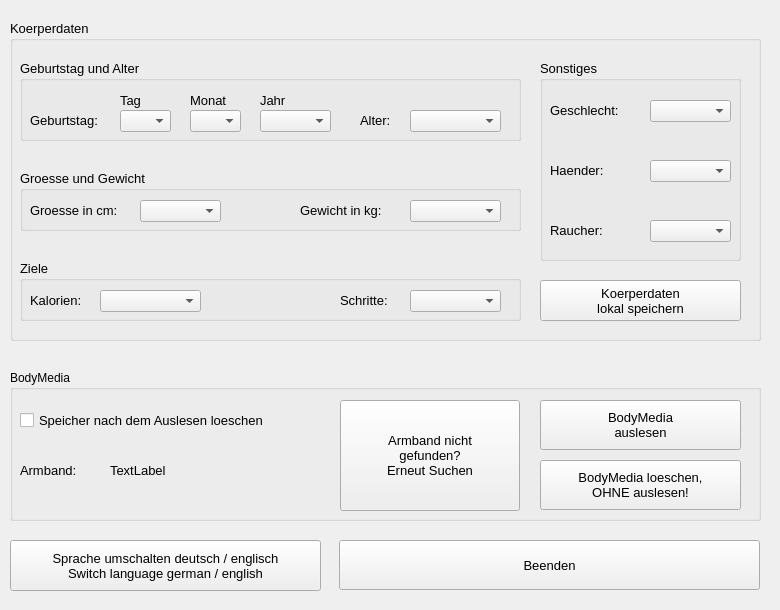
<?xml version="1.0" encoding="UTF-8"?>
<ui version="4.0">
 <class>MainWindow</class>
 <widget class="QMainWindow" name="MainWindow">
  <property name="geometry">
   <rect>
    <x>0</x>
    <y>0</y>
    <width>780</width>
    <height>610</height>
   </rect>
  </property>
  <property name="sizePolicy">
   <sizepolicy hsizetype="Fixed" vsizetype="Fixed">
    <horstretch>0</horstretch>
    <verstretch>0</verstretch>
   </sizepolicy>
  </property>
  <property name="minimumSize">
   <size>
    <width>780</width>
    <height>610</height>
   </size>
  </property>
  <property name="maximumSize">
   <size>
    <width>780</width>
    <height>610</height>
   </size>
  </property>
  <property name="windowTitle">
   <string>BodyMedia Gui</string>
  </property>
  <widget class="QWidget" name="centralwidget">
   <widget class="QGroupBox" name="groupBox">
    <property name="geometry">
     <rect>
      <x>10</x>
      <y>370</y>
      <width>751</width>
      <height>151</height>
     </rect>
    </property>
    <property name="title">
     <string>BodyMedia</string>
    </property>
    <widget class="QCheckBox" name="cbClear">
     <property name="geometry">
      <rect>
       <x>10</x>
       <y>30</y>
       <width>311</width>
       <height>41</height>
      </rect>
     </property>
     <property name="font">
      <font>
       <pointsize>10</pointsize>
      </font>
     </property>
     <property name="text">
      <string>Speicher nach dem Auslesen loeschen</string>
     </property>
    </widget>
    <widget class="QLabel" name="label">
     <property name="geometry">
      <rect>
       <x>10</x>
       <y>80</y>
       <width>81</width>
       <height>41</height>
      </rect>
     </property>
     <property name="font">
      <font>
       <pointsize>10</pointsize>
      </font>
     </property>
     <property name="text">
      <string>Armband:</string>
     </property>
    </widget>
    <widget class="QLabel" name="lbShow">
     <property name="geometry">
      <rect>
       <x>100</x>
       <y>80</y>
       <width>221</width>
       <height>41</height>
      </rect>
     </property>
     <property name="font">
      <font>
       <pointsize>10</pointsize>
      </font>
     </property>
     <property name="text">
      <string>TextLabel</string>
     </property>
    </widget>
    <widget class="QPushButton" name="btnStart">
     <property name="geometry">
      <rect>
       <x>530</x>
       <y>30</y>
       <width>201</width>
       <height>50</height>
      </rect>
     </property>
     <property name="font">
      <font>
       <pointsize>10</pointsize>
      </font>
     </property>
     <property name="text">
      <string>BodyMedia
auslesen</string>
     </property>
    </widget>
    <widget class="QPushButton" name="btnSeek">
     <property name="geometry">
      <rect>
       <x>330</x>
       <y>30</y>
       <width>180</width>
       <height>111</height>
      </rect>
     </property>
     <property name="sizePolicy">
      <sizepolicy hsizetype="Fixed" vsizetype="Fixed">
       <horstretch>0</horstretch>
       <verstretch>0</verstretch>
      </sizepolicy>
     </property>
     <property name="font">
      <font>
       <pointsize>10</pointsize>
      </font>
     </property>
     <property name="text">
      <string>Armband nicht
gefunden?
Erneut Suchen</string>
     </property>
    </widget>
    <widget class="QPushButton" name="btnClearOnly">
     <property name="geometry">
      <rect>
       <x>530</x>
       <y>90</y>
       <width>201</width>
       <height>50</height>
      </rect>
     </property>
     <property name="font">
      <font>
       <pointsize>10</pointsize>
      </font>
     </property>
     <property name="text">
      <string>BodyMedia loeschen,
OHNE auslesen!</string>
     </property>
    </widget>
   </widget>
   <widget class="QGroupBox" name="gbBodyData">
    <property name="geometry">
     <rect>
      <x>10</x>
      <y>20</y>
      <width>751</width>
      <height>321</height>
     </rect>
    </property>
    <property name="font">
     <font>
      <pointsize>10</pointsize>
     </font>
    </property>
    <property name="title">
     <string>Koerperdaten</string>
    </property>
    <widget class="QPushButton" name="btnSafeBody">
     <property name="geometry">
      <rect>
       <x>530</x>
       <y>260</y>
       <width>201</width>
       <height>41</height>
      </rect>
     </property>
     <property name="text">
      <string>Koerperdaten
lokal speichern</string>
     </property>
    </widget>
    <widget class="QGroupBox" name="gbTargets">
     <property name="geometry">
      <rect>
       <x>10</x>
       <y>240</y>
       <width>501</width>
       <height>61</height>
      </rect>
     </property>
     <property name="font">
      <font>
       <pointsize>10</pointsize>
      </font>
     </property>
     <property name="title">
      <string>Ziele</string>
     </property>
     <widget class="QLabel" name="lbKCal">
      <property name="geometry">
       <rect>
        <x>10</x>
        <y>30</y>
        <width>61</width>
        <height>21</height>
       </rect>
      </property>
      <property name="text">
       <string>Kalorien:</string>
      </property>
     </widget>
     <widget class="QComboBox" name="cbEeTarget">
      <property name="geometry">
       <rect>
        <x>80</x>
        <y>30</y>
        <width>101</width>
        <height>22</height>
       </rect>
      </property>
     </widget>
     <widget class="QLabel" name="lbSteps">
      <property name="geometry">
       <rect>
        <x>320</x>
        <y>30</y>
        <width>71</width>
        <height>20</height>
       </rect>
      </property>
      <property name="text">
       <string>Schritte:</string>
      </property>
     </widget>
     <widget class="QComboBox" name="cbStepTarget">
      <property name="geometry">
       <rect>
        <x>390</x>
        <y>30</y>
        <width>91</width>
        <height>22</height>
       </rect>
      </property>
     </widget>
    </widget>
    <widget class="QGroupBox" name="gbBDay">
     <property name="geometry">
      <rect>
       <x>10</x>
       <y>40</y>
       <width>501</width>
       <height>81</height>
      </rect>
     </property>
     <property name="title">
      <string>Geburtstag und Alter</string>
     </property>
     <widget class="QLabel" name="lbBirthday">
      <property name="geometry">
       <rect>
        <x>10</x>
        <y>50</y>
        <width>91</width>
        <height>20</height>
       </rect>
      </property>
      <property name="text">
       <string>Geburtstag:</string>
      </property>
     </widget>
     <widget class="QLabel" name="lbDay">
      <property name="geometry">
       <rect>
        <x>100</x>
        <y>30</y>
        <width>31</width>
        <height>21</height>
       </rect>
      </property>
      <property name="text">
       <string>Tag</string>
      </property>
     </widget>
     <widget class="QLabel" name="lbMonth">
      <property name="geometry">
       <rect>
        <x>170</x>
        <y>30</y>
        <width>52</width>
        <height>21</height>
       </rect>
      </property>
      <property name="text">
       <string>Monat</string>
      </property>
     </widget>
     <widget class="QLabel" name="lbYear">
      <property name="geometry">
       <rect>
        <x>240</x>
        <y>30</y>
        <width>52</width>
        <height>20</height>
       </rect>
      </property>
      <property name="text">
       <string>Jahr</string>
      </property>
     </widget>
     <widget class="QComboBox" name="cbBDayDay">
      <property name="geometry">
       <rect>
        <x>100</x>
        <y>50</y>
        <width>51</width>
        <height>22</height>
       </rect>
      </property>
     </widget>
     <widget class="QComboBox" name="cbBDayMonth">
      <property name="geometry">
       <rect>
        <x>170</x>
        <y>50</y>
        <width>51</width>
        <height>22</height>
       </rect>
      </property>
     </widget>
     <widget class="QComboBox" name="cbBDayYear">
      <property name="geometry">
       <rect>
        <x>240</x>
        <y>50</y>
        <width>71</width>
        <height>22</height>
       </rect>
      </property>
     </widget>
     <widget class="QLabel" name="lbAge">
      <property name="geometry">
       <rect>
        <x>340</x>
        <y>50</y>
        <width>41</width>
        <height>21</height>
       </rect>
      </property>
      <property name="text">
       <string>Alter:</string>
      </property>
     </widget>
     <widget class="QComboBox" name="cbAge">
      <property name="geometry">
       <rect>
        <x>390</x>
        <y>50</y>
        <width>91</width>
        <height>22</height>
       </rect>
      </property>
     </widget>
    </widget>
    <widget class="QGroupBox" name="gbHeightWeight">
     <property name="geometry">
      <rect>
       <x>10</x>
       <y>150</y>
       <width>501</width>
       <height>61</height>
      </rect>
     </property>
     <property name="title">
      <string>Groesse und Gewicht</string>
     </property>
     <widget class="QLabel" name="lbHeight">
      <property name="geometry">
       <rect>
        <x>10</x>
        <y>30</y>
        <width>111</width>
        <height>21</height>
       </rect>
      </property>
      <property name="text">
       <string>Groesse in cm:</string>
      </property>
     </widget>
     <widget class="QComboBox" name="cbHeight">
      <property name="geometry">
       <rect>
        <x>120</x>
        <y>30</y>
        <width>81</width>
        <height>22</height>
       </rect>
      </property>
     </widget>
     <widget class="QLabel" name="lbWeight">
      <property name="geometry">
       <rect>
        <x>280</x>
        <y>30</y>
        <width>101</width>
        <height>21</height>
       </rect>
      </property>
      <property name="text">
       <string>Gewicht in kg:</string>
      </property>
     </widget>
     <widget class="QComboBox" name="cbWeight">
      <property name="geometry">
       <rect>
        <x>390</x>
        <y>30</y>
        <width>91</width>
        <height>22</height>
       </rect>
      </property>
     </widget>
    </widget>
    <widget class="QGroupBox" name="gbOthers">
     <property name="geometry">
      <rect>
       <x>530</x>
       <y>40</y>
       <width>201</width>
       <height>201</height>
      </rect>
     </property>
     <property name="title">
      <string>Sonstiges</string>
     </property>
     <widget class="QLabel" name="lbSmoker">
      <property name="geometry">
       <rect>
        <x>10</x>
        <y>160</y>
        <width>91</width>
        <height>21</height>
       </rect>
      </property>
      <property name="text">
       <string>Raucher:</string>
      </property>
     </widget>
     <widget class="QComboBox" name="cbSmoker">
      <property name="geometry">
       <rect>
        <x>110</x>
        <y>160</y>
        <width>81</width>
        <height>22</height>
       </rect>
      </property>
     </widget>
     <widget class="QLabel" name="lbHand">
      <property name="geometry">
       <rect>
        <x>10</x>
        <y>100</y>
        <width>91</width>
        <height>21</height>
       </rect>
      </property>
      <property name="text">
       <string>Haender:</string>
      </property>
     </widget>
     <widget class="QComboBox" name="cbHand">
      <property name="geometry">
       <rect>
        <x>110</x>
        <y>100</y>
        <width>81</width>
        <height>22</height>
       </rect>
      </property>
     </widget>
     <widget class="QLabel" name="lbSex">
      <property name="geometry">
       <rect>
        <x>10</x>
        <y>40</y>
        <width>91</width>
        <height>21</height>
       </rect>
      </property>
      <property name="text">
       <string>Geschlecht:</string>
      </property>
     </widget>
     <widget class="QComboBox" name="cbSex">
      <property name="geometry">
       <rect>
        <x>110</x>
        <y>40</y>
        <width>81</width>
        <height>22</height>
       </rect>
      </property>
     </widget>
    </widget>
   </widget>
   <widget class="QPushButton" name="btnClose">
    <property name="geometry">
     <rect>
      <x>339</x>
      <y>540</y>
      <width>421</width>
      <height>50</height>
     </rect>
    </property>
    <property name="font">
     <font>
      <pointsize>10</pointsize>
     </font>
    </property>
    <property name="text">
     <string>Beenden</string>
    </property>
   </widget>
   <widget class="QPushButton" name="btnSwitch">
    <property name="geometry">
     <rect>
      <x>10</x>
      <y>540</y>
      <width>311</width>
      <height>51</height>
     </rect>
    </property>
    <property name="font">
     <font>
      <pointsize>10</pointsize>
     </font>
    </property>
    <property name="text">
     <string>Sprache umschalten deutsch / englisch
Switch language german / english</string>
    </property>
   </widget>
  </widget>
 </widget>
 <resources/>
 <connections>
  <connection>
   <sender>btnStart</sender>
   <signal>clicked()</signal>
   <receiver>MainWindow</receiver>
   <slot>Proc_Start()</slot>
   <hints>
    <hint type="sourcelabel">
     <x>610</x>
     <y>710</y>
    </hint>
    <hint type="destinationlabel">
     <x>6</x>
     <y>36</y>
    </hint>
   </hints>
  </connection>
  <connection>
   <sender>btnSeek</sender>
   <signal>clicked()</signal>
   <receiver>MainWindow</receiver>
   <slot>Seek()</slot>
   <hints>
    <hint type="sourcelabel">
     <x>510</x>
     <y>710</y>
    </hint>
    <hint type="destinationlabel">
     <x>438</x>
     <y>110</y>
    </hint>
   </hints>
  </connection>
  <connection>
   <sender>btnClearOnly</sender>
   <signal>clicked()</signal>
   <receiver>MainWindow</receiver>
   <slot>ClearOnly()</slot>
   <hints>
    <hint type="sourcelabel">
     <x>673</x>
     <y>770</y>
    </hint>
    <hint type="destinationlabel">
     <x>762</x>
     <y>147</y>
    </hint>
   </hints>
  </connection>
  <connection>
   <sender>btnSafeBody</sender>
   <signal>clicked()</signal>
   <receiver>MainWindow</receiver>
   <slot>SafeBody()</slot>
   <hints>
    <hint type="sourcelabel">
     <x>591</x>
     <y>624</y>
    </hint>
    <hint type="destinationlabel">
     <x>722</x>
     <y>12</y>
    </hint>
   </hints>
  </connection>
  <connection>
   <sender>btnClose</sender>
   <signal>clicked()</signal>
   <receiver>MainWindow</receiver>
   <slot>Proc_End()</slot>
   <hints>
    <hint type="sourcelabel">
     <x>411</x>
     <y>589</y>
    </hint>
    <hint type="destinationlabel">
     <x>136</x>
     <y>601</y>
    </hint>
   </hints>
  </connection>
  <connection>
   <sender>btnSwitch</sender>
   <signal>clicked()</signal>
   <receiver>MainWindow</receiver>
   <slot>SwitchLanguage()</slot>
   <hints>
    <hint type="sourcelabel">
     <x>71</x>
     <y>565</y>
    </hint>
    <hint type="destinationlabel">
     <x>36</x>
     <y>531</y>
    </hint>
   </hints>
  </connection>
 </connections>
 <slots>
  <slot>Proc_Start()</slot>
  <slot>Proc_End()</slot>
  <slot>Seek()</slot>
  <slot>ClearOnly()</slot>
  <slot>SafeBody()</slot>
  <slot>SwitchLanguage()</slot>
 </slots>
</ui>
